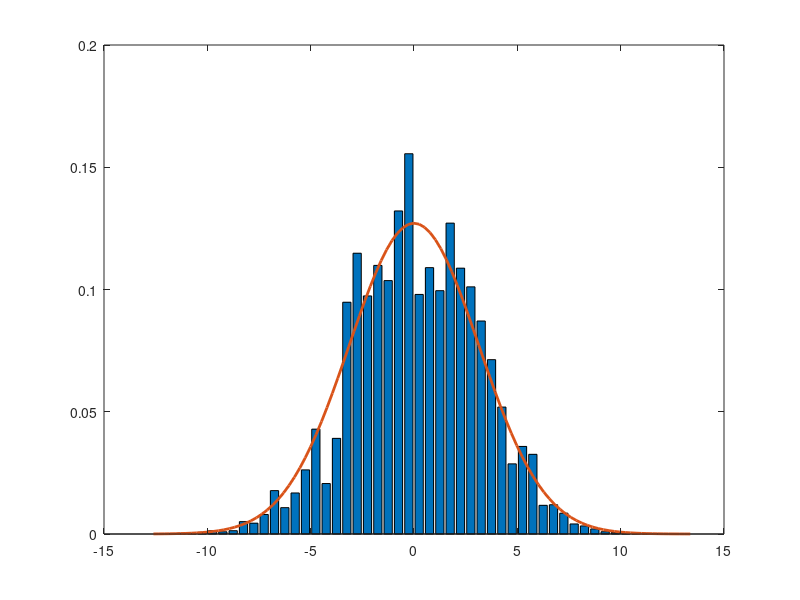

The MATLAB script that drew this image:
%Create a weighted histogram with associated bins
histostep = .5;
histobins = -12:histostep:12;
sigmaX = 3.1385;

wHBin = [];

data = load('SteadyState/simOut.txt');

%Sum the total WE weights contained in each histogram bin
for n = histobins
    xInBin = data(:,1) > n & data(:,1) < n+histostep;
    wInBin = sum(data((xInBin),2));
    wHBin = [wHBin, wInBin];
end
figure();
%Make the histogram. Add histostep/2 to keep graph centered, scale by
%histostep to keep area of graph = 1
bar(histobins+histostep/2, wHBin/histostep);
hold on
%Add in the equilibrium distribution
z = linspace(min(data(:,1)),max(data(:,1)));
pz = exp(-z.^2 / (2*sigmaX^2)) /sqrt(2*pi*sigmaX^2);
plot(z,pz,'LineWidth', 2)